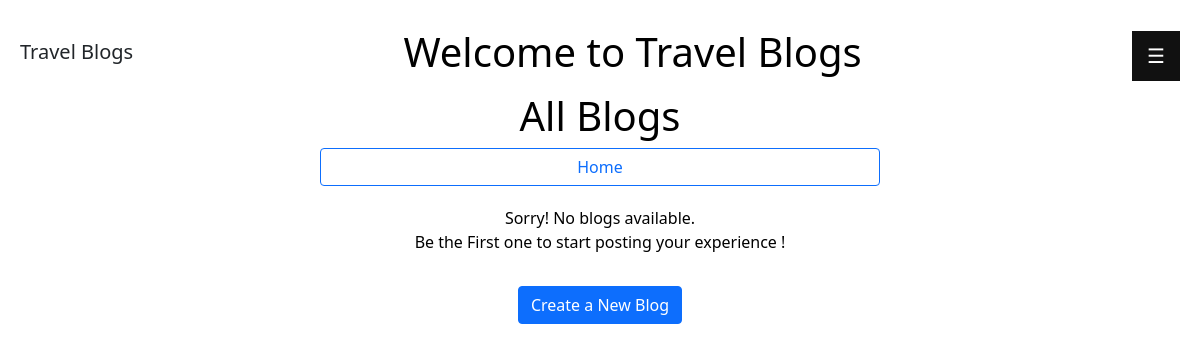
The page /blogs/ on the database as committed earlier.
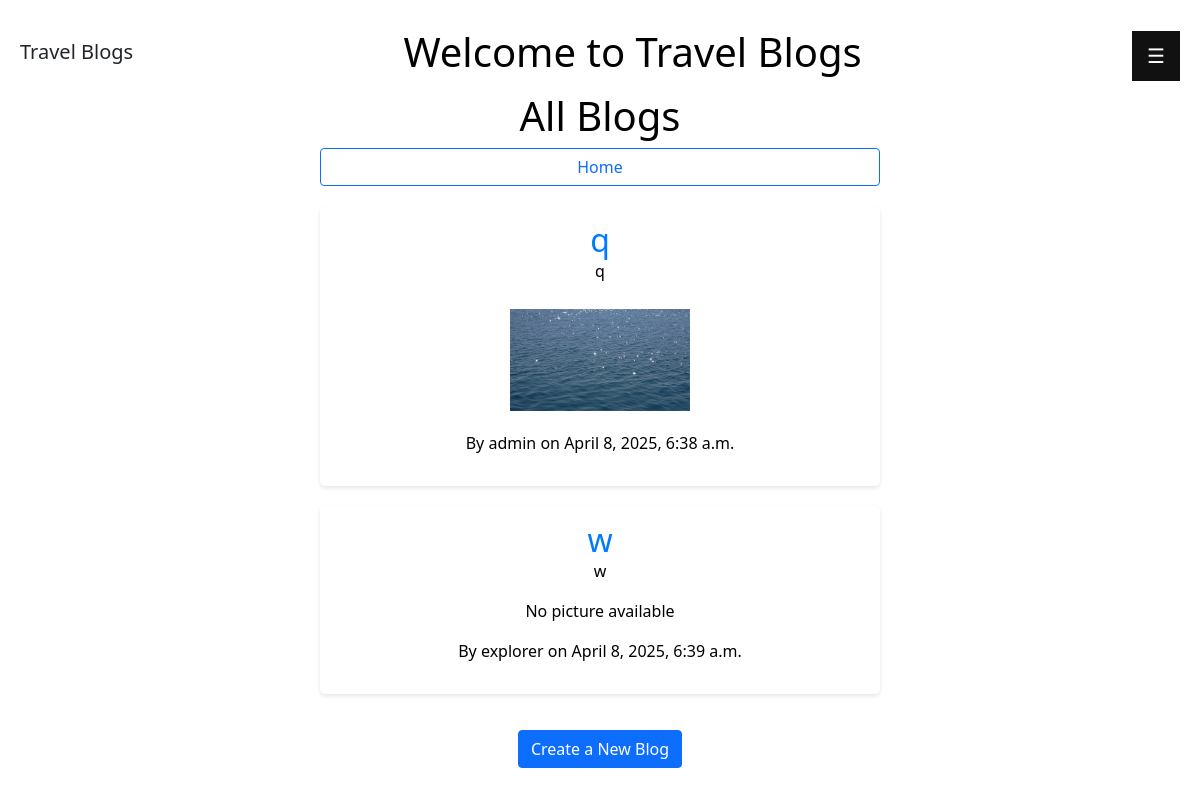
The same page on the database as committed later.
### blog/models.py (models this page shows, shortened)
class Blog(models.Model):
    title = models.CharField(max_length=200)
    description = models.TextField()
    author = models.ForeignKey(User, on_delete=models.CASCADE)
    created_at = models.DateTimeField(auto_now_add=True, null=True)
    picture = models.ImageField(upload_to='blog_pictures/', null=True, blank=True)

### blog/views.py (the view)
# urls.py: path('blogs/', views.blog_list, name='blog_list'),
def blog_list(request):
    blogs = Blog.objects.all()
    return render(request, 'blog/blog_list.html', {'blogs': blogs})

### templates/blog/blog_list.html
{% extends 'base.html' %}
{% block content %}
<div class="blog-container">
      <h1 class="blog-header">All Blogs</h1>
      <a href="{% url 'home' %}" class="home-link btn btn-outline-primary">Home</a>
      {% for blog in blogs %}
      <div class="blog-item">
        <h2 class="blog-title">
          <a href="{% url 'blog_detail' blog.pk %}">{{ blog.title }}</a>
        </h2>
        <p>{{ blog.description }}</p>
        {% if blog.picture %}
        <img src="{{ blog.picture.url }}" alt="{{ blog.title }}" class="blog-image" />
        {% else %}
        <p>No picture available</p>
        {% endif %}
        <p>By {{ blog.author.username }} on {{ blog.created_at }}</p>
      </div>
      {% empty %}
      <p class="no-blogs">
        Sorry! No blogs available.<br />
        Be the First one to start posting your experience !
      </p>
      {% endfor %}
      <a href="{% url 'blog_create' %}" class="btn btn-primary mt-3">Create a New Blog</a>
    </div>
{% endblock content %}

### templates/blog/base.html (shortened to what this page needs)
{% load static %}
<!DOCTYPE html>
<html lang="en">
  <head>
    <link
      href="https://cdn.jsdelivr.net/npm/bootstrap@5.0.2/dist/css/bootstrap.min.css"
      rel="stylesheet"
    />
    <link href="{% static 'css/style.css' %}" rel="stylesheet" />
  </head>
  <body>
    <div class="image-slideshow">
    </div>
    <div class="navbar">
      <div class="left">
        <h5>Travel Blogs</h5>
      </div>
      <div class="middle">
        <h1 class="welcome-header">Welcome to Travel Blogs</h1>
      </div>
      <div class="right">
        <button class="openbtn" onclick="openNav()">☰</button>
      </div>
    </div>
    <div class="content">{% block content %} {% endblock content %}</div>
  </body>
</html>

### static/css/style.css (style rules this page uses)
body { padding: 20px; text-align: center; position: relative; min-height: 100vh; }
.blog-header { color: rgba(0, 0, 0, 1); }
.welcome-header { color: rgb(0, 0, 0); text-align: center; }
.navbar { background-color: rgba(255, 255, 255, 0.4); }
.openbtn { font-size: 20px; cursor: pointer; background-color: #111; color: white; padding: 10px 15px; border: none; }
.image-slideshow { position: fixed; top: 0; left: 0; width: 100%; height: 100%; z-index: -1; overflow: hidden; }
.content { position: relative; z-index: 1; color: rgb(0, 0, 0); background-color: #ffffff53; padding-left: 300px; padding-right: 300px; border-radius: 10px; }
body { background-color: rgba(248, 249, 250, 0); padding: 20px; }
.blog-container { max-width: 800px; margin: 0 auto; background-color: rgba(255, 255, 255, 0); }
.home-link { display: block; margin-bottom: 20px; }
.blog-item { background-color: rgba(255, 255, 255, 0.33); padding: 15px; margin-bottom: 20px; border-radius: 5px; box-shadow: 0 2px 4px rgba(0, 0, 0, 0.1); }
.blog-title { margin: 0; }
.blog-title a { text-decoration: none; color: #007bff; }
.blog-image { max-width: 180px; height: auto; margin-top: 10px; margin-bottom: 20px; margin-right: 0px; }

Rows that differ between the two databases and show on the page:
added Blog: title "q", description "q", picture (picture), author.username "admin", created_at "April 8, 2025, 6:38 a.m."
added Blog: title "w", description "w", picture "No picture available", author.username "explorer", created_at "April 8, 2025, 6:39 a.m."
Other text that changed with them:
text no longer shown: "Sorry! No blogs available. Be the First one to start posting your experience !"
